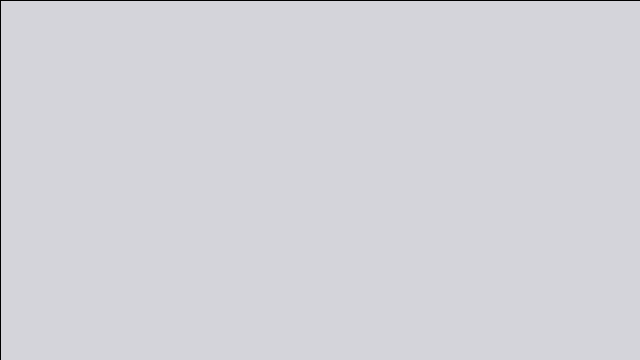
Frame 1 (no input)
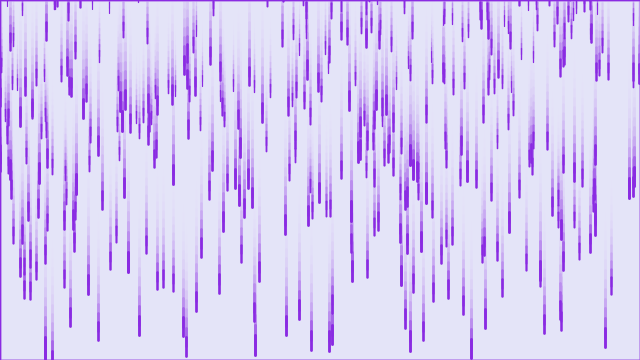
Frame 60 (the mouse pressed at the canvas centre just before this capture)
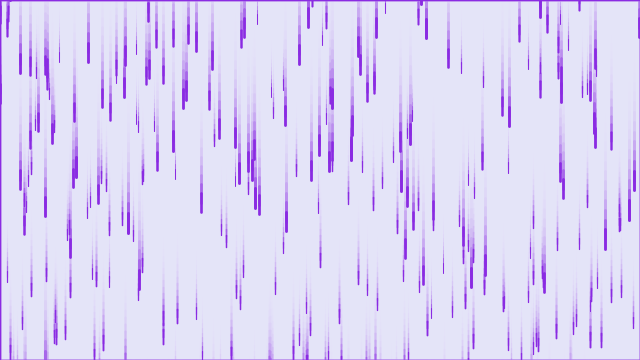
Frame 120 (the mouse held since frame 60 and released just before this capture)

The Processing sketch that drew these frames (run headless with seeded random() and noise(); from frame 60 on, the mouse is pressed at the canvas centre):

// Processing sketch: PurpleRain
// ── PurpleRain.pde


RainDrop[] drops  = new RainDrop[500];

void setup()
{

  size(640,360);
 
  for(int i = 0; i<drops.length;i++)
  {
     drops[i] = new RainDrop();
  }
}



void draw()
{
  //background(230,230,250);
  
   fill(230,230,250, 80);
   rect(0, 0, width, height);
 for(int i = 0; i<drops.length;i++)
  {
     drops[i].fall();
      drops[i].show();

  }
}
// ── RainDrop.pde
class RainDrop
{
float x  = random(0,width);
float y  = random(-500,-200);
float z  = random(0,15);//to give a sence of 3d , the use this value to map thing accordign to their depth
float len = map(z,0,15,10,20);
float speed = map(z,0,15,4,10);

void fall()
{
  y += speed;

  //speed += 0.2;
  if(y > height)
  {
      y = random(-500,-200);
      speed = map(z,0,15,4,10);
    }
}
void show()
{
  float thick  = map(z,0,15,1,3);
  strokeWeight(thick);
  stroke(138,43,226);
  line(x,y,x,y+len);

}
  
  
  
  

}
